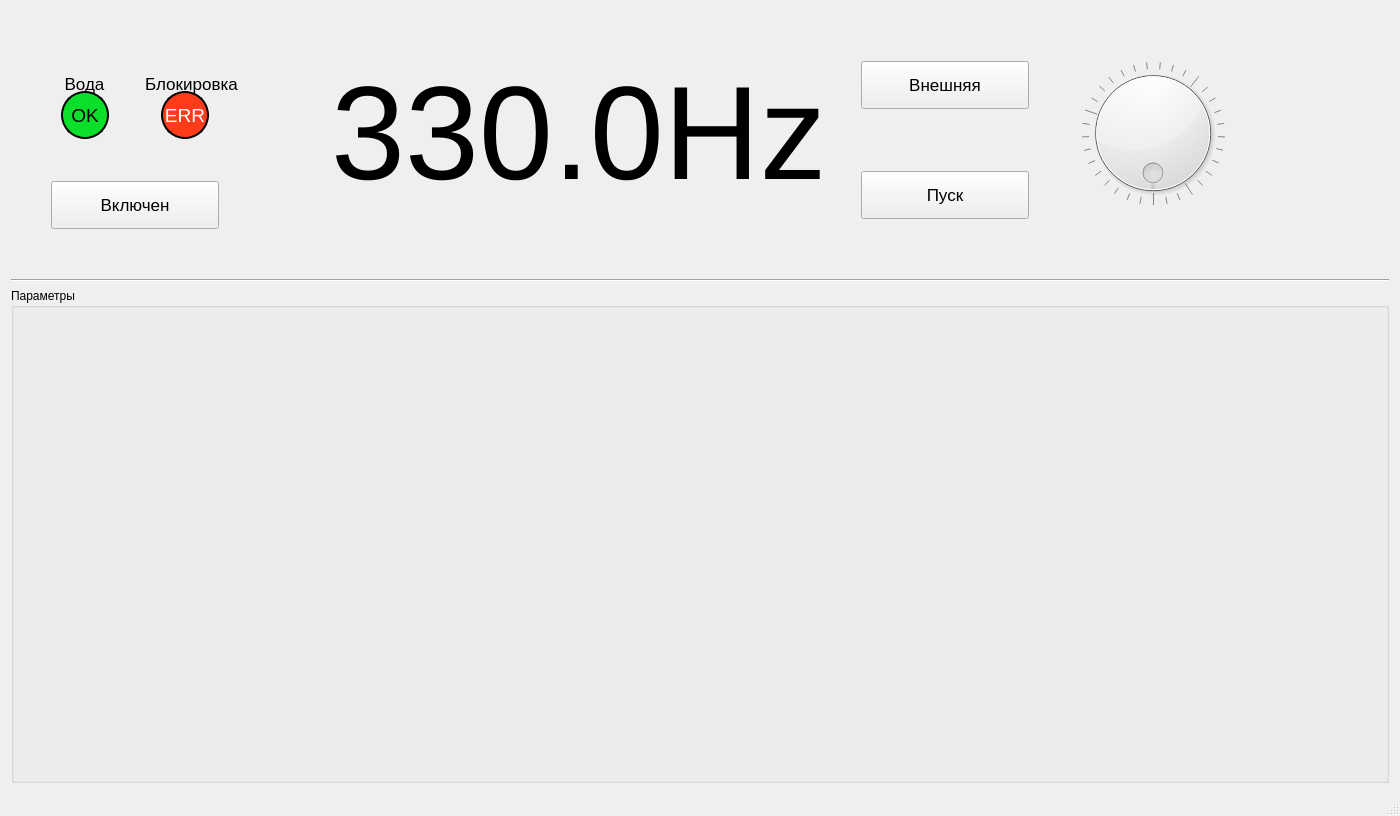
<?xml version="1.0" encoding="UTF-8"?>
<ui version="4.0">
 <class>MainWindow</class>
 <widget class="QMainWindow" name="MainWindow">
  <property name="geometry">
   <rect>
    <x>0</x>
    <y>0</y>
    <width>1400</width>
    <height>816</height>
   </rect>
  </property>
  <property name="minimumSize">
   <size>
    <width>1400</width>
    <height>816</height>
   </size>
  </property>
  <property name="windowTitle">
   <string>MainWindow</string>
  </property>
  <widget class="QWidget" name="centralWidget">
   <layout class="QGridLayout" name="gridLayout">
    <item row="1" column="0">
     <widget class="Line" name="line">
      <property name="orientation">
       <enum>Qt::Horizontal</enum>
      </property>
     </widget>
    </item>
    <item row="2" column="0">
     <widget class="QGroupBox" name="groupBox">
      <property name="minimumSize">
       <size>
        <width>0</width>
        <height>480</height>
       </size>
      </property>
      <property name="title">
       <string>Параметры</string>
      </property>
      <property name="checkable">
       <bool>false</bool>
      </property>
     </widget>
    </item>
    <item row="0" column="0">
     <widget class="QWidget" name="widget" native="true">
      <property name="minimumSize">
       <size>
        <width>0</width>
        <height>262</height>
       </size>
      </property>
      <property name="maximumSize">
       <size>
        <width>16777215</width>
        <height>262</height>
       </size>
      </property>
      <property name="font">
       <font>
        <pointsize>13</pointsize>
       </font>
      </property>
      <property name="styleSheet">
       <string notr="true"/>
      </property>
      <widget class="QLabel" name="label">
       <property name="geometry">
        <rect>
         <x>50</x>
         <y>60</y>
         <width>47</width>
         <height>25</height>
        </rect>
       </property>
       <property name="minimumSize">
        <size>
         <width>0</width>
         <height>25</height>
        </size>
       </property>
       <property name="text">
        <string>Вода</string>
       </property>
       <property name="alignment">
        <set>Qt::AlignCenter</set>
       </property>
      </widget>
      <widget class="QLabel" name="label_2">
       <property name="geometry">
        <rect>
         <x>130</x>
         <y>60</y>
         <width>101</width>
         <height>25</height>
        </rect>
       </property>
       <property name="minimumSize">
        <size>
         <width>0</width>
         <height>25</height>
        </size>
       </property>
       <property name="text">
        <string>Блокировка</string>
       </property>
       <property name="alignment">
        <set>Qt::AlignCenter</set>
       </property>
      </widget>
      <widget class="QLabel" name="label_3">
       <property name="geometry">
        <rect>
         <x>50</x>
         <y>80</y>
         <width>48</width>
         <height>48</height>
        </rect>
       </property>
       <property name="minimumSize">
        <size>
         <width>48</width>
         <height>48</height>
        </size>
       </property>
       <property name="maximumSize">
        <size>
         <width>48</width>
         <height>48</height>
        </size>
       </property>
       <property name="font">
        <font>
         <pointsize>14</pointsize>
        </font>
       </property>
       <property name="styleSheet">
        <string notr="true">QLabel {
	background: rgb(10, 223, 42);
	border: 2px solid black;
	border-radius: 24px;
}</string>
       </property>
       <property name="text">
        <string>OK</string>
       </property>
       <property name="alignment">
        <set>Qt::AlignCenter</set>
       </property>
      </widget>
      <widget class="QLabel" name="label_4">
       <property name="geometry">
        <rect>
         <x>150</x>
         <y>80</y>
         <width>48</width>
         <height>48</height>
        </rect>
       </property>
       <property name="minimumSize">
        <size>
         <width>48</width>
         <height>48</height>
        </size>
       </property>
       <property name="maximumSize">
        <size>
         <width>48</width>
         <height>48</height>
        </size>
       </property>
       <property name="font">
        <font>
         <pointsize>14</pointsize>
        </font>
       </property>
       <property name="styleSheet">
        <string notr="true">QLabel {
	color: #fff;
	background-color: rgb(255, 60, 26);
	border: 2px solid black;
	border-radius: 24px;
}</string>
       </property>
       <property name="text">
        <string>ERR</string>
       </property>
       <property name="alignment">
        <set>Qt::AlignCenter</set>
       </property>
      </widget>
      <widget class="QPushButton" name="pushButton">
       <property name="geometry">
        <rect>
         <x>40</x>
         <y>170</y>
         <width>168</width>
         <height>48</height>
        </rect>
       </property>
       <property name="minimumSize">
        <size>
         <width>168</width>
         <height>48</height>
        </size>
       </property>
       <property name="text">
        <string>Включен</string>
       </property>
      </widget>
      <widget class="QLabel" name="label_5">
       <property name="geometry">
        <rect>
         <x>320</x>
         <y>50</y>
         <width>504</width>
         <height>144</height>
        </rect>
       </property>
       <property name="minimumSize">
        <size>
         <width>504</width>
         <height>144</height>
        </size>
       </property>
       <property name="maximumSize">
        <size>
         <width>16777215</width>
         <height>16777215</height>
        </size>
       </property>
       <property name="font">
        <font>
         <pointsize>100</pointsize>
        </font>
       </property>
       <property name="text">
        <string>330.0Hz</string>
       </property>
      </widget>
      <widget class="QPushButton" name="pushButton_2">
       <property name="geometry">
        <rect>
         <x>850</x>
         <y>50</y>
         <width>168</width>
         <height>48</height>
        </rect>
       </property>
       <property name="minimumSize">
        <size>
         <width>168</width>
         <height>48</height>
        </size>
       </property>
       <property name="maximumSize">
        <size>
         <width>16777215</width>
         <height>48</height>
        </size>
       </property>
       <property name="text">
        <string>Внешняя</string>
       </property>
      </widget>
      <widget class="QPushButton" name="pushButton_3">
       <property name="geometry">
        <rect>
         <x>850</x>
         <y>160</y>
         <width>168</width>
         <height>48</height>
        </rect>
       </property>
       <property name="minimumSize">
        <size>
         <width>168</width>
         <height>48</height>
        </size>
       </property>
       <property name="text">
        <string>Пуск</string>
       </property>
      </widget>
      <widget class="QDial" name="dial">
       <property name="geometry">
        <rect>
         <x>1070</x>
         <y>50</y>
         <width>144</width>
         <height>144</height>
        </rect>
       </property>
       <property name="minimumSize">
        <size>
         <width>144</width>
         <height>144</height>
        </size>
       </property>
       <property name="wrapping">
        <bool>true</bool>
       </property>
       <property name="notchTarget">
        <double>5.000000000000000</double>
       </property>
       <property name="notchesVisible">
        <bool>true</bool>
       </property>
      </widget>
     </widget>
    </item>
   </layout>
  </widget>
  <widget class="QMenuBar" name="menuBar">
   <property name="geometry">
    <rect>
     <x>0</x>
     <y>0</y>
     <width>1400</width>
     <height>21</height>
    </rect>
   </property>
  </widget>
  <widget class="QStatusBar" name="statusBar"/>
 </widget>
 <layoutdefault spacing="6" margin="11"/>
 <resources/>
 <connections/>
</ui>
